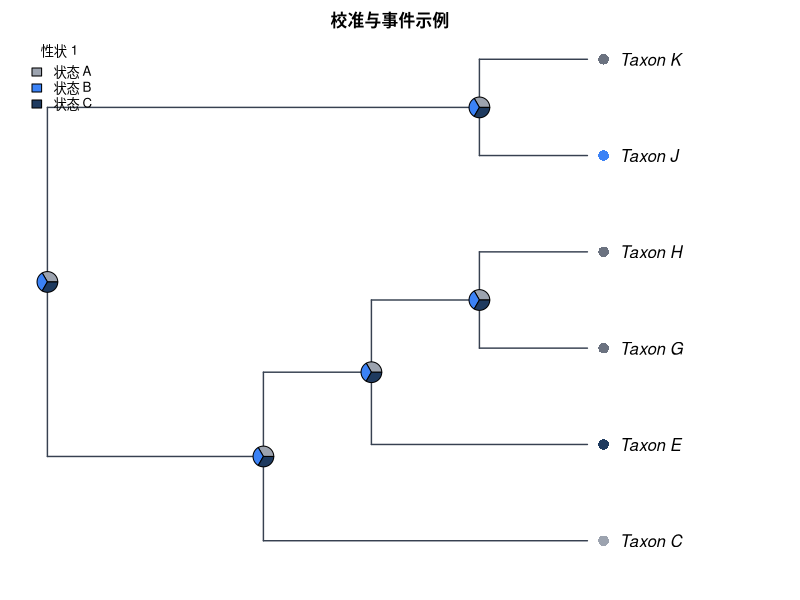

This figure's R source:
#!/usr/bin/env Rscript
# CladeForge reproducible-analysis script
# Project : 校准与事件示例
# Format  : CladeForge project v0.2.0
# Software: CladeForge 0.3.0 (this header is the provenance stamp a
#           reproducibility checklist asks for: software version, generation
#           time and the analysis parameters are printed beside the numbers)
# Generated: (timestamp omitted in fixture)
#
# PARAMETER SUMMARY (what the app used):
#   * parsimony: tie-break = parent-state first, then tip frequency, then
#     declaration order; the reported single path is ONE of possibly many
#     equally parsimonious reconstructions.
#   * Mk: each character's rate is the application's own fit (maximum-likelihood fit (1-D profile over the pruning likelihood)),
#     baked in at generation time; the script replays that number instead of
#     re-fitting, so its posteriors match what the app reported. Characters the
#     app could not fit fall back to 1 / mean(branch length) with a printed
#     note. Display threshold applied post hoc; the posterior is marginal
#     (per-node), NOT joint.
#   * The R implementation below computes the likelihood in ORDINARY space
#     while the app runs in log-space: values agree to floating-point noise on
#     modest trees but can drift on very large or very unbalanced ones.
#   * Node ancestral states asserted by the user in CladeForge are IGNORED by
#     the parsimony baseline (independent reference by design); the R script
#     reproduces that baseline, not the user's hypotheses.
#
# What this script reproduces, and what it does not:
#   REPRODUCED (same algorithms as the application):
#     * Sankoff parsimony with the project's step matrix (advisory baseline);
#     * equal-rates Mk ancestral-state reconstruction (pruning + up-pass), i.e.
#       the posterior probabilities the app reports.
#   APPROXIMATED:
#     * a PDF figure drawn from the same data — character-coloured tips,
#       posterior pies, legend — in the project's phylogram layout
#       (CladeForge places this layout by node AGE; ape has no age axis, so equal inter-node spacing is used and the geological scale is not reproduced). It is NOT a pixel copy of the on-screen figure: manual
#       node positions, collapsed clades, custom reticulation edges, era bands
#       and the interactive ladderising order are GUI state that ape does not
#       consume. The topology, tip labels, states and posteriors are identical;
#       the geometry is a same-data rendering.
#   Branch lengths: present, used as given.
# Run with: Rscript this_file.R   (install.packages("ape") if needed)

library(ape)

# The tree is assembled from vectors rather than parsed from Newick, so every
# label survives byte-exact even where ape's own reader would mangle it.
tree <- structure(
  list(
    edge = matrix(c(7, 8, 7, 9, 8, 1, 8, 10, 9, 2, 9, 3, 10, 4, 10, 11, 11, 5, 11, 6), ncol = 2, byrow = TRUE),
    edge.length = c(3, 5, 4, 12, 50, 50, 5, 6, 34, 34),
    Nnode = 5L,
    tip.label = c("Taxon_C", "Taxon_J", "Taxon_K", "Taxon_E", "Taxon_G", "Taxon_H"),
    node.label = c("Taxon_A", "Taxon_B", "Taxon_I", "Taxon_D", "Taxon_F")
  ),
  class = "phylo"
)

# Branch lengths, with an explicit unit-length fallback: a cladogram-only project
# serialises no lengths at all, and 1 / mean(NULL) would poison every
# transition probability below.
bl <- tree$edge.length
if (is.null(bl) || !any(is.finite(bl) & bl > 0)) {
  bl <- rep(1, nrow(tree$edge))
  cat("NOTE: the tree carries no usable branch lengths; Mk probabilities and the\n")
  cat("      figure use unit (equal) branch lengths, i.e. topology-only inference.\n\n")
}

# Equal-rates Mk rate: one expected substitution per mean branch, so the
# transition probabilities are invariant to the tree's absolute scale. Every
# length above is already resolved the way the application resolves it (a
# recorded 0 is a real zero; unset / negative / non-finite became 1), so the mean
# runs over ALL of them — filtering here would drop zero-length and unmeasured
# edges from the average and make this script reconstruct at a different rate
# than the application reports. Deriving it from the fallback-protected bl
# above is what keeps the rate finite for a cladogram-only project.
#
# This fallback rate is used ONLY for a character the application itself could
# not fit (NULL rate below); characters with a baked rate replay the
# application's ML value, so the script's posteriors match the app's instead
# of drifting with the branch-length mean.
rate <- 1 / mean(bl)


characters <- list(
  list(
    name = "性状 1",
    type = "discrete",
    states = c("状态 A", "状态 B", "状态 C"),
    colors = c("#9ca3af", "#3b82f6", "#1e3a5f"),
    cost = NULL,
    rate = 0.64507486,
    tips = c("Taxon_C" = "状态 A", "Taxon_E" = "状态 C", "Taxon_J" = "状态 B")
  )
)

# --- helpers ----------------------------------------------------------------

## Equal-rates (ER) Mk transition matrix P(t): the same closed form used by
## CladeForge's inference assistant. The rate is scaled by the mean branch
## length so probabilities are invariant to the tree's absolute scale.
p_er <- function(t, k, rate) {
  e <- exp(-k * rate * t)
  P <- matrix(1 / k, k, k) - (1 / k) * e
  diag(P) <- 1 / k + ((k - 1) / k) * e
  P
}

## Sankoff parsimony down/up pass. 'cost' is k x k; tips absent from tip_states
## are treated as missing data.
sankoff <- function(tree, tip_states, states, cost) {
  ntip <- length(tree$tip.label)
  k <- length(states)
  sidx <- setNames(seq_len(k), states)
  x <- sidx[tip_states[tree$tip.label]]
  parent <- tree$edge[, 1]
  child <- tree$edge[, 2]
  kids <- split(child, parent)
  root <- setdiff(unique(parent), unique(child))
  g <- matrix(0, nrow = ntip + tree$Nnode, ncol = k)
  rownames(g) <- as.character(seq_len(ntip + tree$Nnode))
  ## Down-pass: internal node indices decrease from root, so descending order
  ## visits children before parents.
  for (v in sort(as.integer(names(kids)), decreasing = TRUE)) {
    for (i in seq_len(k)) {
      total <- 0
      for (ch in kids[[as.character(v)]]) {
        if (ch <= ntip) {
          xi <- x[[ch]]
          if (is.na(xi)) next
          total <- total + min(cost[i, ] + ifelse(seq_len(k) == xi, 0, Inf))
        } else {
          total <- total + min(cost[i, ] + g[as.character(ch), ])
        }
      }
      g[as.character(v), i] <- total
    }
  }
  ## Up-pass: assign each node a state minimising cost given its parent.
  node_state <- integer(ntip + tree$Nnode)
  walk <- function(v, parent_state) {
    base <- if (parent_state == 0L) rep(0, k) else cost[parent_state, ]
    scores <- base + g[as.character(v), ]
    best <- which.min(scores)
    node_state[v] <<- best
    for (ch in kids[[as.character(v)]]) {
      if (ch > ntip) walk(ch, best)
    }
  }
  walk(root, 0L)
  list(cost = min(g[as.character(root), ]),
       states = node_state, k = k)
}

## Equal-rates Mk marginal ancestral reconstruction: Felsenstein pruning
## (down-pass) + parent/sibling up-pass, normal space. Uses the script-level
## 'bl' (which already falls back to unit lengths when the tree has none) and the
## 'rate' is passed per character: the application's own ML fit for that
## character when it has one, else the 1 / mean usable branch length fallback.
## For very large or very unbalanced trees prefer log-space implementations
## (phangorn::ace, phytools).
mk_asr <- function(tree, tip_states, states, rate) {
  ntip <- length(tree$tip.label)
  k <- length(states)
  sidx <- setNames(seq_len(k), states)
  x <- sidx[tip_states[tree$tip.label]]
  parent <- tree$edge[, 1]
  child <- tree$edge[, 2]
  kids <- split(seq_along(child), parent)  # edge-row indices per parent
  root <- setdiff(unique(parent), unique(child))
  L <- matrix(1, nrow = ntip + tree$Nnode, ncol = k)
  rownames(L) <- as.character(seq_len(ntip + tree$Nnode))
  for (v in sort(as.integer(names(kids)), decreasing = TRUE)) {
    rows <- kids[[as.character(v)]]
    vec <- rep(1, k)
    for (r in rows) {
      ch <- child[r]
      m <- if (ch <= ntip) {
        xi <- x[[ch]]
        if (is.na(xi)) rep(1, k) else as.numeric(seq_len(k) == xi)
      } else L[as.character(ch), ]
      vec <- vec * (p_er(bl[r], k, rate) %*% m)
    }
    s <- sum(vec)
    L[as.character(v), ] <- if (s > 0) vec / s else rep(1 / k, k)
  }
  G <- matrix(1 / k, nrow = ntip + tree$Nnode, ncol = k)
  rownames(G) <- rownames(L)
  for (v in sort(as.integer(names(kids)))) {
    rows <- kids[[as.character(v)]]
    for (r in rows) {
      ch <- child[r]
      if (ch <= ntip) next
      sib_msg <- rep(1, k)
      for (r2 in rows) {
        ch2 <- child[r2]
        if (ch2 == ch) next
        m2 <- if (ch2 <= ntip) {
          xi <- x[[ch2]]
          if (is.na(xi)) rep(1, k) else as.numeric(seq_len(k) == xi)
        } else L[as.character(ch2), ]
        sib_msg <- sib_msg * (p_er(bl[r2], k, rate) %*% m2)
      }
      G[as.character(ch), ] <- p_er(bl[r], k, rate) %*% (G[as.character(v), ] * sib_msg)
      G[as.character(ch), ] <- G[as.character(ch), ] / sum(G[as.character(ch), ])
    }
  }
  post <- L * G
  post <- post / rowSums(post)
  list(posterior = post)
}

# --- analysis ---------------------------------------------------------------

cat("CladeForge reproducible analysis\n")
cat("Tree:", Ntip(tree), "tips,", tree$Nnode, "internal nodes\n\n")

internal_nodes <- (length(tree$tip.label) + 1):(length(tree$tip.label) + tree$Nnode)

for (ch in characters) {
  cat("== Character:", ch$name, "==\n")
  if (ch$type != "discrete" || length(ch$states) < 2) {
    cat("   continuous or single-state: exported as data only\n\n")
    next
  }
  scored <- ch$tips[names(ch$tips) %in% tree$tip.label]
  cost <- ch$cost
  if (is.null(cost)) {
    k <- length(ch$states)
    cost <- matrix(1, k, k); diag(cost) <- 0
  }
  sp <- sankoff(tree, scored, ch$states, cost)
  cat(sprintf("   Sankoff minimum cost: %g (step-matrix units)\n", sp$cost))
  ch_rate <- if (is.null(ch$rate)) {
    cat(sprintf("   NOTE: the application could not fit a rate for this character; using 1 / mean(branch length) = %g\n", rate))
    rate
  } else ch$rate
  asr <- mk_asr(tree, scored, ch$states, ch_rate)
  cat("   Mk posterior at each internal node (states:",
      paste(ch$states, collapse = " / "), ")\n")
  print(round(asr$posterior[as.character(internal_nodes), , drop = FALSE], 3))
  cat("\n")
}

# --- figure -----------------------------------------------------------------
# A same-data rendering of the GUI figure: character-coloured tips (first
# discrete character) + posterior pies at internal nodes + auto legend, in the
# layout the project is displayed as. Manual positions / collapsed clades /
# custom edges / era bands are GUI-only and are not reproduced here.

discrete <- Filter(function(ch) ch$type == "discrete" && length(ch$states) >= 2, characters)

# cairo_pdf renders unicode labels reliably; use pdf() if cairo is unavailable.
cairo_pdf("cladeforge_reconstruction.pdf", width = 9, height = 7)
par(mar = c(2, 1, 2, 2), xpd = NA)
cat("Figure layout: type = phylogram, use.edge.length = FALSE",
    "(CladeForge places this layout by node AGE; ape has no age axis, so equal inter-node spacing is used and the geological scale is not reproduced)\n")
plot(tree, type = "phylogram", use.edge.length = FALSE,
     show.tip.label = TRUE,
     label.offset = 0.3,
     edge.color = "#374151", edge.width = 1.4)
title(main = "校准与事件示例", cex.main = 1.0)

if (length(discrete) > 0) {
  main <- discrete[[1]]
  scored <- main$tips[names(main$tips) %in% tree$tip.label]
  k <- length(main$states)
  cost <- main$cost
  if (is.null(cost)) { cost <- matrix(1, k, k); diag(cost) <- 0 }

  tip_col <- rep("#6b7280", Ntip(tree))
  names(tip_col) <- tree$tip.label
  for (lab in names(scored)) tip_col[[lab]] <- main$colors[[match(scored[[lab]], main$states)]]
  tiplabels(pch = 16, col = tip_col, cex = 1.4, offset = 0.15)

  asr <- mk_asr(tree, scored, main$states, if (is.null(main$rate)) rate else main$rate)
  nodelabels(node = internal_nodes, pie = asr$posterior[as.character(internal_nodes), , drop = FALSE],
             piecol = main$colors, cex = 0.7)
  legend("topleft", legend = main$states, fill = main$colors,
         title = main$name, bty = "n", cex = 0.8)
}

dev.off()

cat("Wrote cladeforge_reconstruction.pdf\n")
